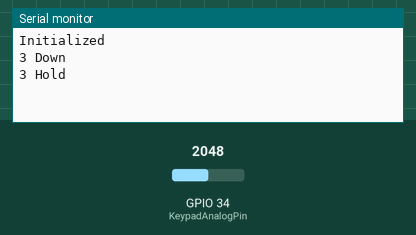
Recording of a program running on a simulated ESP32. Parts: the last lines printed to the serial monitor. The test bench sets the inputs (shaded band); at power-on: GPIO 34 (KeypadAnalogPin) = 2048.

Above: at 1.2 s.
1.3 s: GPIO 34 (KeypadAnalogPin) set to 2866
At 1.55 s:
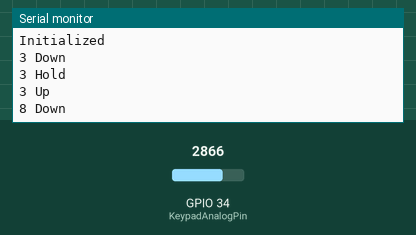
2.8 s: GPIO 34 (KeypadAnalogPin) set to 3603
At 3.8 s:
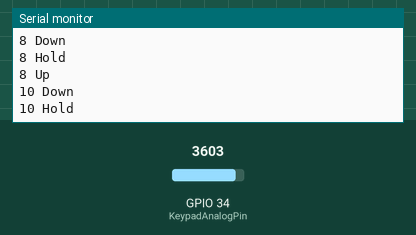

The program:

main.cpp
```cpp
#include <Arduino.h>
#include <AnalogKeypad.h>


const int KeypadMap[] = {
  1770, 1860, 1970,
  2100, 2225, 2375,
  2550, 2750, 2980,
  3308, 3790, 4095
  };


const uint16_t KeypadHoldTimeMs = 300;
const uint8_t KeypadAnalogPin = 34;

AnalogKeypad keypad(KeypadAnalogPin, KeypadMap, countof(KeypadMap), KeypadHoldTimeMs);

void ButtonHandler(const ButtonParam& param) {
  Serial.print(param.button);
  Serial.print(" ");

  switch (param.state) {
    case ButtonState_Up:
    Serial.print("Up");
    break;

    case ButtonState_Down:
    Serial.print("Down");
    break;

    case ButtonState_Click:
    Serial.print("Click");
    break;

    case ButtonState_DoubleClick:
    Serial.print("Double Click");
    break;

    case ButtonState_Hold:
    Serial.print("Hold");
    break;
  }

  Serial.println();
}

void setup() {
  Serial.begin(115200);

  while (!Serial); // wait for serial attach

    Serial.println();
    Serial.println("Initialized");
}

void loop() {
  keypad.loop(ButtonHandler);
  delay(10);
}
```

Measured:
- after the input at 1.3 s, the serial monitor: prints a new line at once (image 1)
- after the input at 2.8 s, the serial monitor: prints a new line after 0.05 s (image 2)
